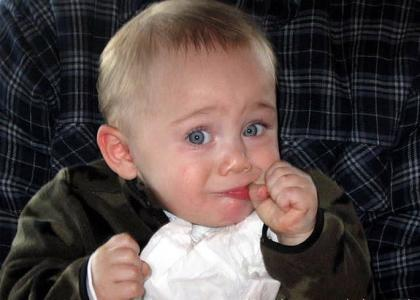
#> input picture test/original/1_0_0_20161219194004596.jpg, 420 x 300 px
$ python make_dataset.py -i test/original -d test/original
#> lines starting #> are read from the running program, lines starting #| are printed output that depends on the picture
from argparse import ArgumentParser
import numpy as np
from imageio import imread
import os
from tqdm import tqdm
from skimage import color

def build_dataset(args):
    x_patches = []
    y_patches = []
    patch_size = args.patchSize
    batch_ready_flag = 0
    batch_num = 0
    image_list = os.listdir(args.img)
    for f in tqdm(image_list, ncols=100):
        rgb = imread(os.path.join(args.img, f))
#> rgb is the input picture: shape (300, 420, 3); mean R, G, B 86.2, 73.6, 70.9
        (img_h, img_w) = (rgb.shape[0], rgb.shape[1])
#> img_h = 300; img_w = 420
        cond_size = img_w > patch_size and img_h > patch_size
#> cond_size = True
        cond_chs = len(rgb.shape) == 3
#> cond_chs = True
        if cond_size and cond_chs:
            img = color.rgb2ycbcr(rgb)
#> img: shape (300, 420, 3) float64; mean of channels 0, 1, 2 82.2, 125, 133.7
            img = np.clip(img, 0, 255)
            grey_img = img[:, :, 0].reshape((img_h, img_w, 1))
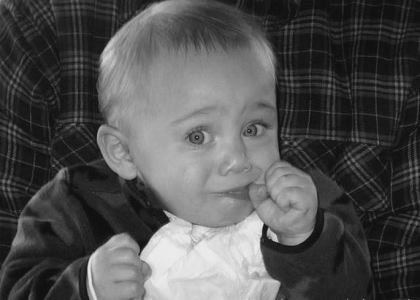
#> grey_img: shape (300, 420, 1) float64; min 16, max 235, mean 82.2
            color_img = img[:, :, 1:]
            j = 0
            while j < img_w:
                if j > img_w - patch_size:
                    j = img_w - patch_size
                i = 0
                while i < img_h:
                    if i > img_h - patch_size:
                        i = img_h - patch_size
                    x_patches.append(grey_img[i:i+patch_size, j:j+patch_size, :])
                    y_patches.append(color_img[i:i+patch_size, j:j+patch_size, :])
                    batch_ready_flag += 1
                    if batch_ready_flag == args.batchSize:
                        x_patches = np.array(x_patches)
                        y_patches = np.array(y_patches)
                        np.save(os.path.join(args.dataset_path, 'grey', 'batch_'+str(batch_num)+'.npy'), np.uint8(x_patches))
                        np.save(os.path.join(args.dataset_path, 'color', 'batch_'+str(batch_num)+'.npy'), np.uint8(y_patches))
                        del x_patches, y_patches
                        x_patches = []
                        y_patches = []
                        batch_num += 1
                        batch_ready_flag = 0
                    i += patch_size
                j += patch_size
#> after the loop, batch_num = 0; batch_ready_flag = 4; j = 420; x_patches = 4 items; y_patches = 4 items
#> pass 2 of the loop in build_dataset, `for f in tqdm(image_list, ncols=100):`:
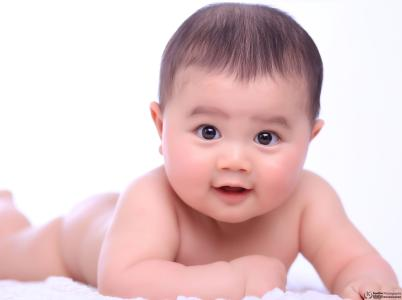
#> input picture test/original/1_0_2_20161219220247471.jpg, 402 x 300 px
#> in build_dataset, rgb is the input picture: shape (300, 402, 3); mean R, G, B 227.4, 200.1, 201.5
#> img: shape (300, 402, 3) float64; mean of channels 0, 1, 2 195, 124.6, 139.9
#> in build_dataset, `grey_img = img[:, :, 0].reshape((img_h, img_w, 1))`:
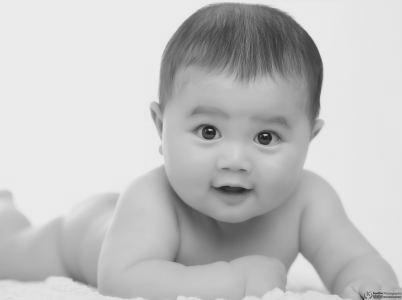
#> grey_img: shape (300, 402, 1) float64; min 22.22, max 235, mean 195
#> after the loop in build_dataset, `while j < img_w:`: batch_num = 1; batch_ready_flag = 0; j = 402; x_patches = []

    return


if __name__ == '__main__':
    parser = ArgumentParser(description='Preprocess Dataset')

    parser.add_argument("--img", "-i",
                        required=True,
                        type=str,
                        help='Enter the name of the directory which contains all the images.')

    parser.add_argument("--dataset_path", "-d",
                        required=True,
                        type=str,
                        help='Enter the name of the train data directory.')

    parser.add_argument("--patchSize", "-p",
                        required=False,
                        type=int,
                        help="Specify patch size to break images into",
                        default=256)

    parser.add_argument("--batchSize", "-b",
                        required=False,
                        type=int,
                        default=8,
                        help='Specify the batch size.')

    args = parser.parse_args()
    build_dataset(args)
